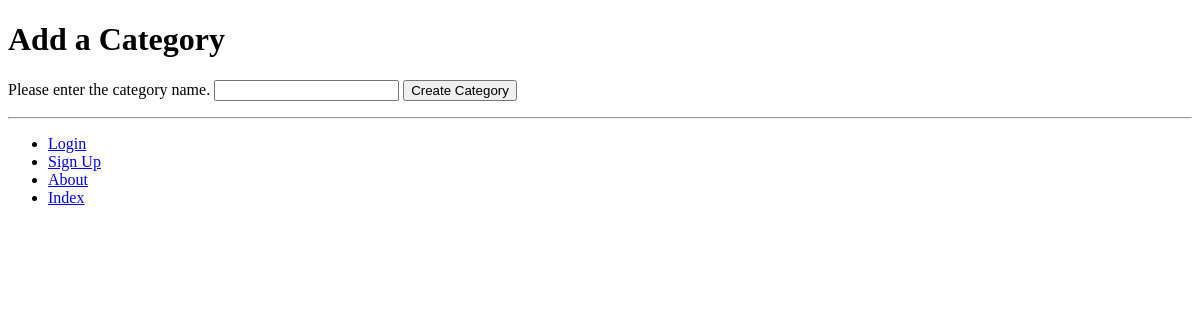
/rango/add_category/, run on an earlier commit of the app's database.
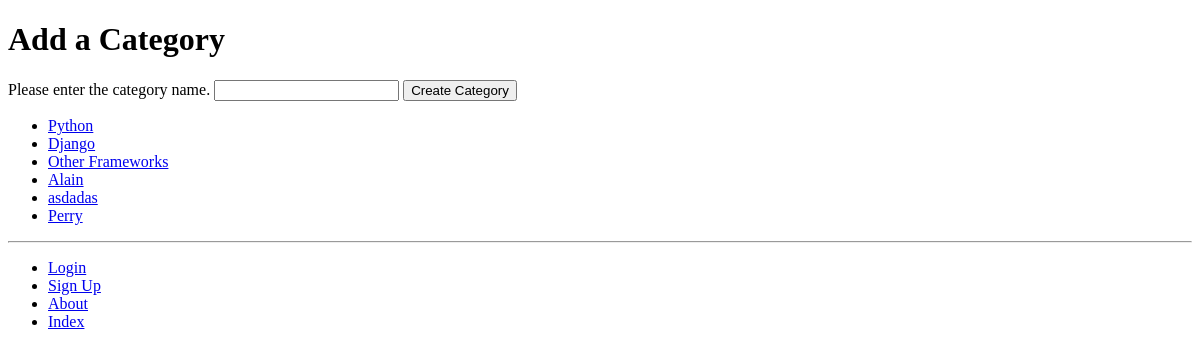
And on a later commit of the database.
### rango/models.py (models this page shows, shortened)
class Category(models.Model):
    name = models.CharField(max_length=128, unique=True)
    views = models.IntegerField(default=0)
    likes = models.IntegerField(default=0)
    slug = models.SlugField(unique=True)
    class Meta:
        verbose_name_plural = 'categories'

### rango/views.py (the view, shortened to what this page needs)
# urls.py: path('add_category/', views.add_category, name='add_category'),
def add_category(request):
    form=CategoryForm()
    return render(request,'rango/add_category.html', {'form': form})

### rango/forms.py
class CategoryForm(forms.ModelForm):
    name=forms.CharField(max_length=128, help_text="Please enter the category name.")
    views=forms.IntegerField(widget=forms.HiddenInput(), initial=0)
    likes=forms.IntegerField(widget=forms.HiddenInput(), initial=0)
    slug=forms.CharField(widget=forms.HiddenInput(), required=False)
    class Meta:
        model = Category
        fields=('name',)

### rango/templatetags/rango_template_tags.py (called while the page is built)
@register.inclusion_tag('rango/categories.html')
def get_category_list(current_category=None):
    return {'categories': Category.objects.all(),
            'current_category': current_category}

### templates/rango/add_category.html (shortened to what this page needs)
{% extends 'rango/base.html' %}
{% load staticfiles %}
{% block body_block %}
  <h1>Add a Category</h1>
  <div>
    <form id="category_form" method="post" action="{% url 'rango:add_category' %}">
        {% for field in form.visible_fields %}
          {{ field.help_text }}
          {{ field }}
        {% endfor %}
      <input type="submit" name="submit" value="Create Category"/>
    </form>
  </div>
{% endblock %}

### templates/rango/categories.html
{% load staticfiles %}
<ul>
        {% if categories %}
            {% for c in categories %}
                {% if c.slug %}
                    <li>
                        {% if c == current_category %}
                            <strong>
                                <a href="{% url 'rango:show_category' c.slug %}">{{ c.name }}</a>
                            </strong>
                        {% else %}
                            <a href="{% url 'rango:show_category' c.slug %}">{{ c.name }}</a>
                        {% endif %}
                    </li>
                {% endif %}
            {% endfor %}
        {% else %}
            <li><strong>There are no categories present.</strong></li>
        {% endif %}
</ul>

What changed in the data, as far as the page shows it:
now on this page (row edited): Category: name "Python"
now on this page (row edited): Category: name "Django"
now on this page (row edited): Category: name "Other Frameworks"
added Category: name "Alain"
added Category: name "asdadas"
added Category: name "Perry"
